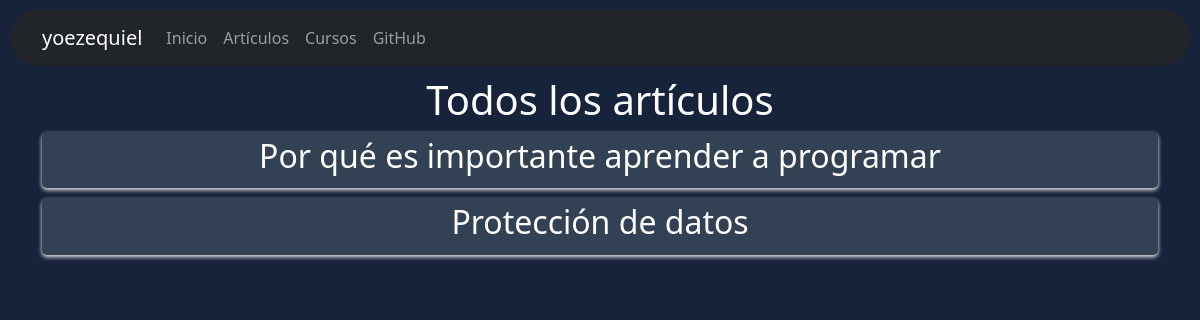
Page /articles on the earlier database version.
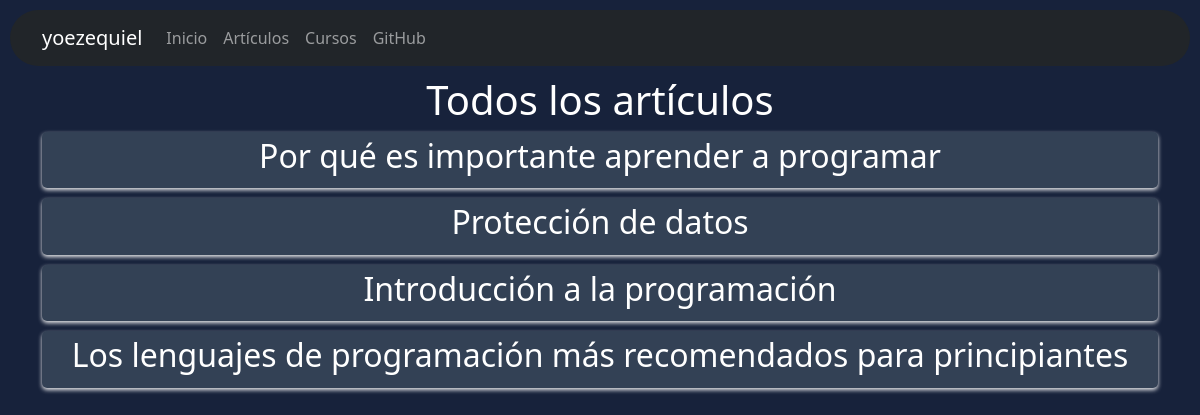
Same page on the later database version.
### tables this page shows
CREATE TABLE articles (
                    id INTEGER PRIMARY KEY AUTOINCREMENT,
                    title TEXT NOT NULL,
                    content TEXT NOT NULL,
                    image TEXT
                );

### app.py (the view)
@app.route('/articles')
def view_all_articles():
    conn = get_db_connection()
    if conn:
        try:
            cursor = conn.cursor()
            cursor.execute("SELECT * FROM articles")
            all_articles = cursor.fetchall()
            cursor.close()
            conn.close()
            return render_template('all_articles.html', articles=all_articles)
        except sqlite3.Error as e:
            print(e)
            return "Error en la conexión a la base de datos"
    else:
        return "Error en la conexión a la base de datos"

### app.py (called while the page is built)
def get_db_connection():
    try:
        conn = sqlite3.connect('blog.db')
        return conn
    except sqlite3.Error as e:
        print(e)
        return None

### templates/all_articles.html (shortened to what this page needs)
{% extends 'base.html' %}
{% block content %}
<link rel="stylesheet" href="{{ url_for('static', filename='css/index.css') }}">
<body>
    <h1>Todos los artículos</h1>
    {% for article in articles %}
            <div class="article">
                <h2><a href="{{ url_for('view_article', article_id=article[0]) }}">{{ article[1] }}</a></h2>
            </div>
        {% endfor %}
</body>
</html>
{% endblock %}

Differences in the rows shown:
added articles: title "Introducción a la programación"
added articles: title "Los lenguajes de programación más recomendados para principiantes"
